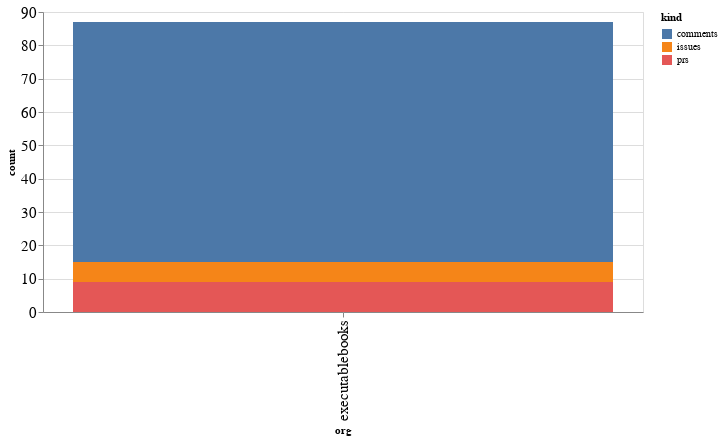

The notebook cell this image was saved under:
### Code cell
alt.Chart(org_summaries, width=600).mark_bar().encode(
    x='org',
    y='count',
    color='kind',
    tooltip="org"
)

### Figure 1 — Vega-Lite specification as saved in the notebook (floating-point values rounded to 4 significant figures)
{"config": {"axisLeft": {"labelFontSize": 15}, "axisBottom": {"labelFontSize": 15}}, "data": {"name": "data-a498b5bac323a4ca21ce08c8a76904c1"}, "mark": "bar", "encoding": {"color": {"type": "nominal", "field": "kind"}, "tooltip": {"type": "nominal", "field": "org"}, "x": {"type": "nominal", "field": "org"}, "y": {"type": "quantitative", "field": "count"}}, "width": 600, "$schema": "https://vega.github.io/schema/vega-lite/v4.8.1.json", "datasets": {"data-a498b5bac323a4ca21ce08c8a76904c1": [{"org": "executablebooks", "kind": "comments", "count": 72}, {"org": "executablebooks", "kind": "issues", "count": 6}, {"org": "executablebooks", "kind": "prs", "count": 9}]}}
